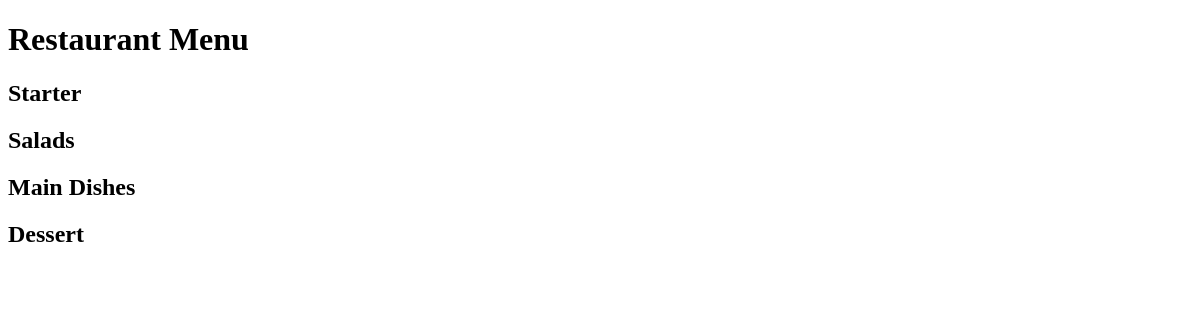
The app's page /, older data.
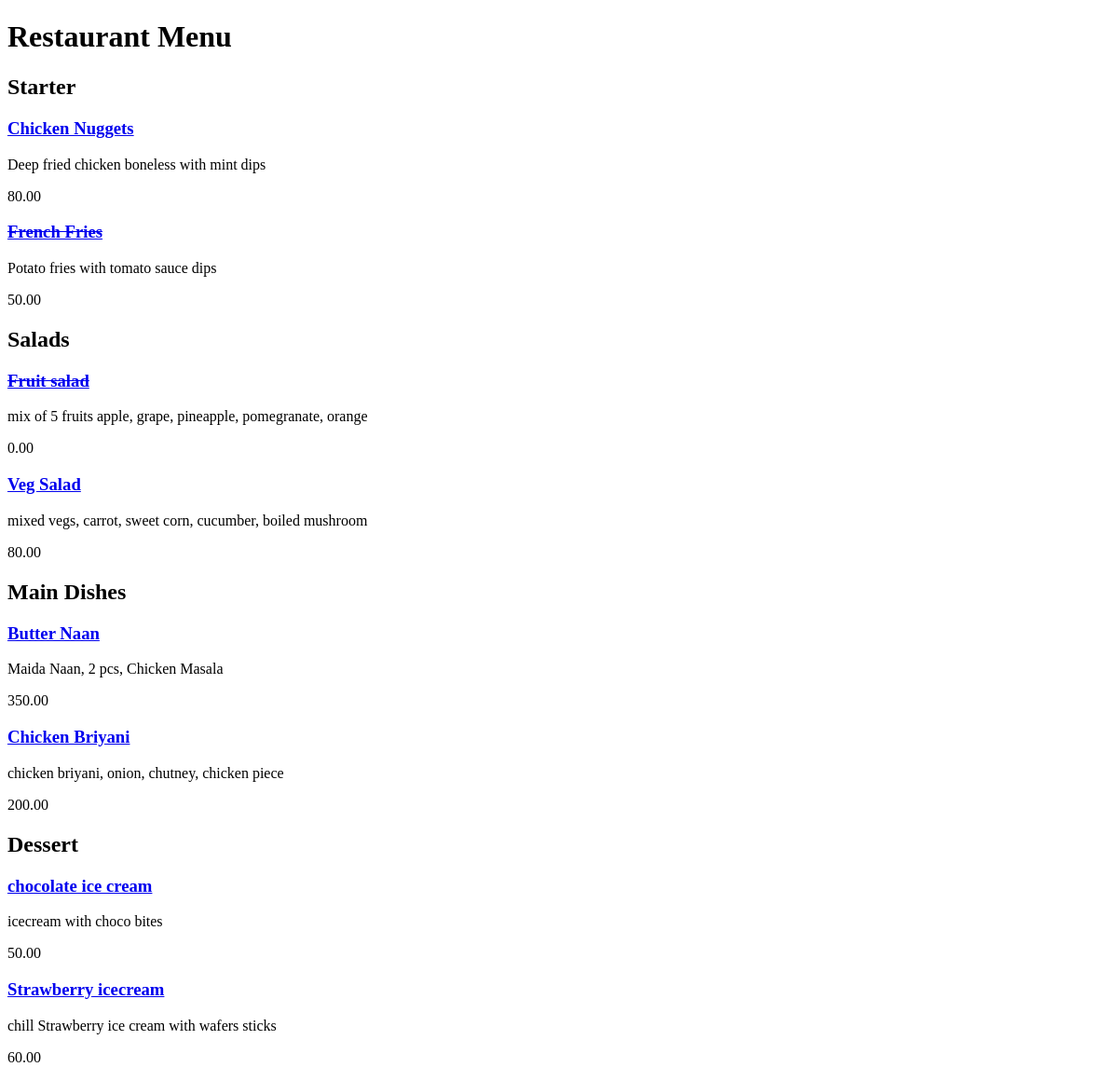
The same page, newer data.
### restaurant_menu/models.py (models this page shows, shortened)
class Item(models.Model):
    meal = models.CharField(max_length=80, unique=True)
    description = models.CharField(max_length=80)
    price = models.DecimalField(max_digits=10, decimal_places=2)
    meal_type = models.CharField(max_length=100, choices=MEAL_TYPE)
    author = models.ForeignKey(User, on_delete=models.PROTECT)
    status = models.IntegerField(choices=STATUS, default=1)
    date_created = models.DateTimeField(auto_now_add=True)
    date_updated = models.DateTimeField(auto_now=True)

### restaurant_menu/views.py (the view)
# urls.py: path('', views.MenuList.as_view(), name='home'),
class MenuList(generic.ListView):
    queryset = Item.objects.order_by("-date_created")
    template_name = "Index.html"
    def get_context_data(self, **kwargs):
        context = super().get_context_data(**kwargs)
        context['meals']= MEAL_TYPE
        return context

### restaurant_menu/templates/index.html (shortened to what this page needs)
<!DOCTYPE html>
<html lang="en">
<head>
</head>
<body>
    <h1>Restaurant Menu</h1>
        {% for meal in meals%}
        <h2>{{meal.1}}</h2>
            {% for row in item_list %}
                {% if row.meal_type == meal.0 %}
                    {% if row.status == 0 %}
                        <a href="{% url 'menu_detail' row.pk %}"><h3><del>{{ row.meal }}</del></h3></a>
                            <p> {{ row.description }}</p>
                            <p> {{ row.price }}</p>
                        {% else %}
                            <a href="{% url 'menu_detail' row.pk  %}"><h3>{{ row.meal }}</h3></a>
                            <p> {{ row.description }}</p>
                            <p> {{ row.price }}</p>
                    {% endif %}
                {% endif %}
            {% endfor %}
        {% endfor %}
</body>
</html>

Row changes from the older to the newer data that the page shows:
added Item: meal "Chicken Nuggets", description "Deep fried chicken boneless with mint dips", price "80.00", shown under "Starter"
added Item: meal "French Fries", description "Potato fries with tomato sauce dips", price "50.00", shown under "Starter"
added Item: meal "Fruit salad", description "mix of 5 fruits apple, grape, pineapple, pomegranate, orange", price "0.00", shown under "Salads"
added Item: meal "Veg Salad", description "mixed vegs, carrot, sweet corn, cucumber, boiled mushroom", price "80.00", shown under "Salads"
added Item: meal "Butter Naan", description "Maida Naan, 2 pcs, Chicken Masala", price "350.00", shown under "Main Dishes"
added Item: meal "Chicken Briyani", description "chicken briyani, onion, chutney, chicken piece", price "200.00", shown under "Main Dishes"
added Item: meal "chocolate ice cream", description "icecream with choco bites", price "50.00", shown under "Dessert"
added Item: meal "Strawberry icecream", description "chill Strawberry ice cream with wafers sticks", price "60.00", shown under "Dessert"
